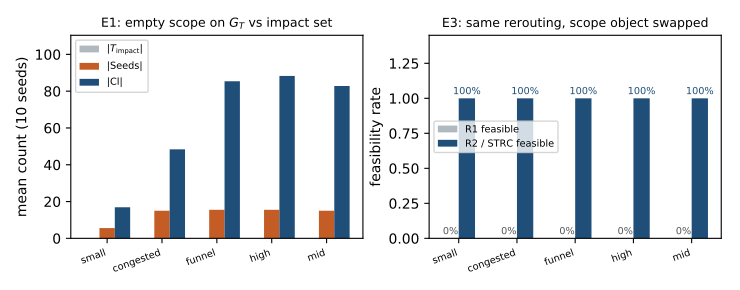

This figure's Python source:
"""E1/E3 汇总条形图:读 experiments/expanded CSV,无需新实验。"""
from __future__ import annotations

import csv
import os
from collections import defaultdict

import matplotlib

matplotlib.use("Agg")
import matplotlib.pyplot as plt  # noqa: E402
import numpy as np

HERE = os.path.dirname(os.path.abspath(__file__))
EXP = os.path.abspath(os.path.join(
    HERE, "..", "..", "STRC", "experiments", "expanded"))
OUT = os.path.join(HERE, "fig_strc_e1e3")

ORDER = ("example_3x3x2", "congested_8x4x4", "S8x4x4_funnel",
         "S8x4x4_high", "S8x4x4_mid")

LABEL = {
    "example_3x3x2": "small",
    "congested_8x4x4": "congested",
    "S8x4x4_high": "high",
    "S8x4x4_funnel": "funnel",
    "S8x4x4_mid": "mid",
}


def main() -> None:
    e1 = list(csv.DictReader(open(os.path.join(EXP, "e1_miss.csv"), encoding="utf-8")))
    e3 = list(csv.DictReader(open(os.path.join(EXP, "e3_boundary.csv"), encoding="utf-8")))

    by1 = defaultdict(list)
    for r in e1:
        by1[r["instance"]].append(r)
    names = [n for n in ORDER if n in by1]
    n_seeds = max(len(by1[n]) for n in names)
    x = np.arange(len(names))
    w = 0.28

    t_imp = [sum(float(r["n_T_impact"]) for r in by1[n]) / len(by1[n]) for n in names]
    seeds = [sum(float(r["n_seeds"]) for r in by1[n]) / len(by1[n]) for n in names]
    cl = [sum(float(r["n_closure"]) for r in by1[n]) / len(by1[n]) for n in names]

    by3 = defaultdict(list)
    for r in e3:
        by3[r["instance"]].append(r)
    r1_feas = [sum(1 for r in by3[n] if r["R1_feasible"] == "True") / len(by3[n])
               for n in names]
    r2_feas = [sum(1 for r in by3[n] if r["R2_feasible"] == "True") / len(by3[n])
               for n in names]

    fig, axes = plt.subplots(1, 2, figsize=(7.4, 2.9))

    ax = axes[0]
    ax.bar(x - w, t_imp, w, label=r"$|T_{\mathrm{impact}}|$", color="#b0b8c0")
    ax.bar(x, seeds, w, label=r"$|\mathrm{Seeds}|$", color="#c45c26")
    ax.bar(x + w, cl, w, label=r"$|\mathrm{Cl}|$", color="#1f4e79")
    ax.set_xticks(x)
    ax.set_xticklabels([LABEL[n] for n in names], fontsize=7, rotation=20, ha="right")
    ax.set_ylabel(f"mean count ({n_seeds} seeds)")
    ax.set_title(r"E1: empty scope on $G_T$ vs impact set", fontsize=9)
    ax.legend(loc="upper left", fontsize=7)
    ax.set_ylim(0, max(cl) * 1.25)

    ax = axes[1]
    ax.bar(x - w / 2, r1_feas, w, label="R1 feasible", color="#b0b8c0")
    ax.bar(x + w / 2, r2_feas, w, label="R2 / STRC feasible", color="#1f4e79")
    ax.set_xticks(x)
    ax.set_xticklabels([LABEL[n] for n in names], fontsize=7, rotation=20, ha="right")
    ax.set_ylabel("feasibility rate")
    ax.set_ylim(0, 1.45)
    ax.set_title("E3: same rerouting, scope object swapped", fontsize=9)
    ax.legend(loc="center left", fontsize=7)
    for i, (a, b) in enumerate(zip(r1_feas, r2_feas)):
        ax.text(i - w / 2, a + 0.03, f"{a:.0%}", ha="center", fontsize=7, color="#555555")
        ax.text(i + w / 2, b + 0.03, f"{b:.0%}", ha="center", fontsize=7, color="#1f4e79")

    fig.tight_layout()
    fig.savefig(OUT + ".pdf")
    fig.savefig(OUT + ".png")
    print("wrote", OUT + ".pdf")


if __name__ == "__main__":
    main()
